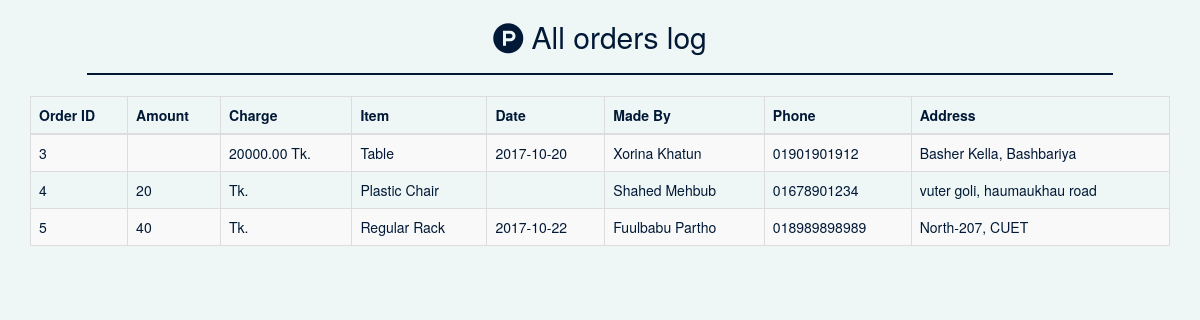
/orders.php, run on the app's committed database.
### tables this page shows
CREATE TABLE `orders` (
  `ID` int(11) NOT NULL,
  `CHARGE` decimal(18,2) DEFAULT NULL,
  `NAME` varchar(20) NOT NULL,
  `DATE` date DEFAULT NULL,
  `ORDERBY` varchar(20) DEFAULT NULL,
  `PHONE` varchar(20) DEFAULT NULL,
  `ADDRESS` varchar(50) DEFAULT NULL,
  `numord` int(11) DEFAULT NULL
);

### orders.php (the view, shortened to what this page needs)
<?php
         $dbhost = '127.0.0.1';
         $dbuser = 'root';
	       $dbpass = 'hellotheres';
	       $dbname = 'factory';
         $conn = new mysqli($dbhost, $dbuser, $dbpass,$dbname);
	 $query = 'select * from orders';
	 $result = $conn->query($query);
?>
<!DOCTYPE html>
<html lang="en">
<head>
  <link rel="stylesheet" href="https://maxcdn.bootstrapcdn.com/bootstrap/3.3.7/css/bootstrap.min.css">
<link rel="stylesheet" href="https://cdnjs.cloudflare.com/ajax/libs/font-awesome/4.7.0/css/font-awesome.min.css">
</head>
<body>
<div class="container">
  <h2 style="text-align:center;">
<i class="fa fa-product-hunt" aria-hidden="true"></i>
All orders log</h2>
  <hr>
<table class="table  table-striped table-bordered">
    <thead>
      <tr>
        <th>Order ID</th>
        <th>Amount</th>
        <th>Charge</th>
        <th>Item</th>
        <th>Date</th>
        <th>Made By</th>
        <th>Phone</th>
        <th>Address</th>
      </tr>
    </thead>
    <tbody>
    <?php while($row = $result->fetch_assoc()) { ?>
      <tr>
        <td> <?php echo $row['ID']; ?> </td>
        <td> <?php echo $row['numord']; ?> </td>
        <td> <?php echo $row['CHARGE']; ?> Tk.</td>
        <td> <?php echo $row['NAME']; ?> </td>
        <td> <?php echo $row['DATE']; ?> </td>
        <td> <?php echo $row['ORDERBY']; ?> </td>
        <td>  <?php echo $row['PHONE']; ?> </td>
        <td> <?php echo $row['ADDRESS']; ?> </td>
      </tr>
       <?php } ?>
    </tbody>
  </table>
</div>
</body>
</html>

### orders.php (style rules this page uses)
body { background-color:#eff7f6; color:#011936; }
hr { display: block; height: 1px; width: 90%; border: 0; border-top: 2px solid #011936; padding: 0; }

### data on the page
orders: ID "3", CHARGE "20000.00", NAME "Table", DATE "2017-10-20", ORDERBY "Xorina Khatun", PHONE "01901901912", ADDRESS "Basher Kella, Bashbariya"
orders: ID "4", numord "20", NAME "Plastic Chair", ORDERBY "Shahed Mehbub", PHONE "01678901234", ADDRESS "vuter goli, haumaukhau road"
orders: ID "5", numord "40", NAME "Regular Rack", DATE "2017-10-22", ORDERBY "Fuulbabu Partho", PHONE "018989898989", ADDRESS "North-207, CUET"
